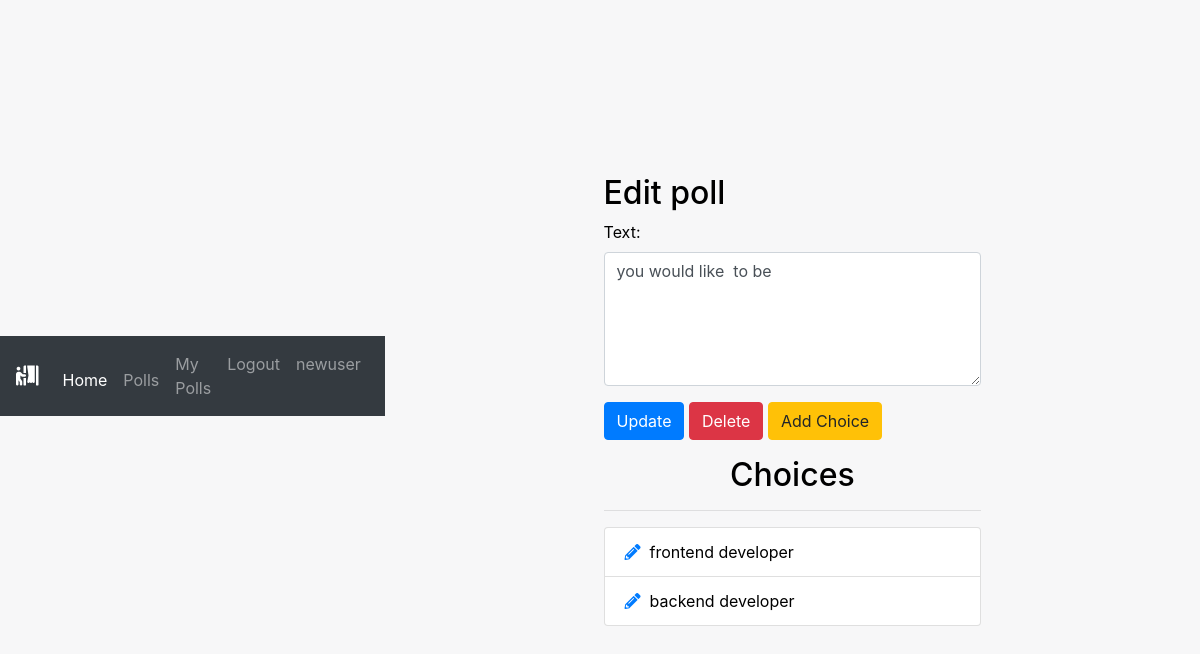
The page /pollapp/edit/18/ (signed in) on the database its author committed.
### pollapp/models.py (models this page shows, shortened)
class Poll(models.Model):
    owner = models.ForeignKey(User, on_delete=models.CASCADE)
    text = models.TextField()
    pub_date = models.DateTimeField(default=timezone.now)
    active = models.BooleanField(default=True)
    created_at = models.DateTimeField(auto_now_add=True)

class Choice(models.Model):
    poll = models.ForeignKey(Poll, on_delete=models.CASCADE)
    choice_text = models.CharField(max_length=255)
    created_at = models.DateTimeField(auto_now_add=True)
    updated_at = models.DateTimeField(auto_now=True)

### pollapp/views.py (the view)
# urls.py: path('edit/<int:poll_id>/', views.polls_edit, name='edit'),
@login_required
def polls_edit(request, poll_id):
    poll = get_object_or_404(Poll, pk=poll_id)
    if request.user != poll.owner:
        return redirect('home')
    if request.method == 'POST':
        form = EditPollForm(request.POST, instance=poll)
        if form.is_valid:
            form.save()
            messages.success(request, "Poll Updated successfully.",
                             extra_tags='alert alert-success alert-dismissible fade show')
            return redirect("pollapp:list")
    else:
        form = EditPollForm(instance=poll)
    return render(request, "polls/poll_edit.html", {'form': form, 'poll': poll})

### pollapp/forms.py
class EditPollForm(forms.ModelForm):
    class Meta:
        model = Poll
        fields = ['text', ]
        widgets = {
            'text': forms.Textarea(attrs={'class': 'form-control', 'rows': 5, 'cols': 20}),
        }

### pollapp/templates/polls/poll_edit.html (shortened to what this page needs)
{% extends 'base.html' %}
 {% load static %}
{% block custom_css %}
<link rel="stylesheet" href="{% static 'css/home_style.css' %}">
{% endblock custom_css %}
{% block content %}
<div class="container">
    <div class="row center">
        <div class="col-md-6 offset-md-3">
            <h2>Edit poll</h2>
            <form action="" method="POST">
                {% for field in form %}
                <div class="form-group">
                    {{ field.label_tag }}
                    {{ field }}
                </div>
                {% endfor %}
                <button type="submit" class="btn btn-primary">Update</button>
                <a class="btn btn-danger" href="{% url 'pollapp:delete_poll' poll.id %}" role="button" onclick="return confirm('Are you sure?')">Delete</a>
                <a class="btn btn-warning" href="{% url 'pollapp:add_choice' poll.id %}" role="button">Add Choice</a>
            </form>
            <div class="choices">
                <h2 class="text-center mt-3">Choices</h2>
                <hr>
                <ul class="list-group">
                    {% for choice in poll.choice_set.all %}
                    <li class="list-group-item"><a href="{% url 'pollapp:choice_edit' choice.id %}"><i class="fas fa-pencil-alt"></i></a>&nbsp
                        {{ choice.choice_text }}</li>
                    {% endfor %}
                </ul>
            </div>
        </div>
    </div>
</div>
{% endblock %}

### static/css/home_style.css (style rules this page uses)
html, body { height: 100%; margin: 0; padding: 0; color: black; }
html { background-image: url('C:\Users\KARTIK\OneDrive\Desktop\pollbooth\polls\static\img\background.jpg'); background-size: cover; }
body { background: hsl(220deg, 10%, 97%); margin: 0; padding: 0; display: flex; align-items: center; justify-content: center; }

### rows shown on the page
Poll: form "you would like to be"
Choice: choice_text "frontend developer"
Choice: choice_text "backend developer"

### other values the page prints
{{ field.label_tag }} "Text:"
